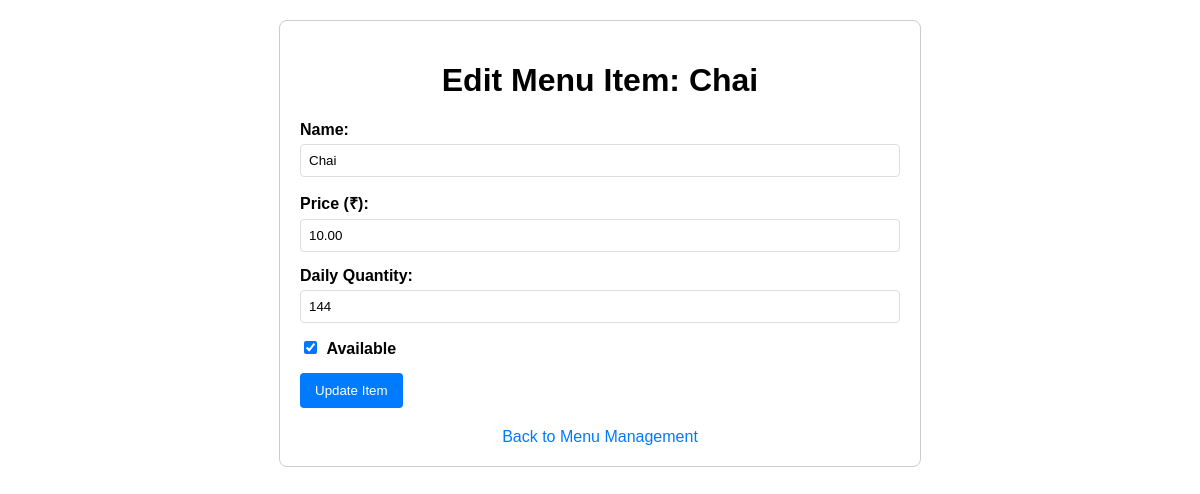
Page /admin/menu/edit/2 (signed in) on the committed database.
### tables this page shows
CREATE TABLE menu_items (
    id INTEGER PRIMARY KEY AUTOINCREMENT,
    name TEXT UNIQUE NOT NULL,
    price REAL NOT NULL,
    is_available INTEGER NOT NULL DEFAULT 1, -- 1 for true (available), 0 for false
    daily_quantity INTEGER NOT NULL DEFAULT 0 -- The available quantity for the day
);

### app.py (the view, shortened to what this page needs)
@app.route('/admin/menu/edit/<int:item_id>', methods=['GET', 'POST'])
def edit_menu_item(item_id):
    db = get_db()
    item = db.execute("SELECT * FROM menu_items WHERE id = ?", (item_id,)).fetchone()
    return render_template('admin_edit_menu.html', item=item)

### app.py (called while the page is built)
def get_db():
    db = getattr(g, '_database', None)
    if db is None:
        db = g._database = sqlite3.connect(DATABASE)
        db.row_factory = sqlite3.Row
    return db

@app.teardown_appcontext
def close_connection(exception):
    db = getattr(g, '_database', None)
    if db is not None:
        db.close()

@app.before_request
def admin_auth_check():
    if request.path.startswith('/admin') and request.endpoint not in ['admin_login_page', 'static']:
        if 'admin_logged_in' not in session:
            flash('Please log in to access the admin panel.', 'error')
            return redirect(url_for('admin_login_page'))

### templates/admin_edit_menu.html (shortened to what this page needs)
<!DOCTYPE html>
<html lang="en">
<head>
</head>
<body>
    <div class="container">
        <h1>Edit Menu Item: {{ item.name }}</h1>
        <form method="POST">
            <div>
                <label for="name">Name:</label>
                <input type="text" id="name" name="name" value="{{ item.name }}" required>
            </div>
            <div>
                <label for="price">Price (₹):</label>
                <input type="number" id="price" name="price" step="0.01" min="0.01" value="{{ '%.2f' | format(item.price) }}" required>
            </div>
            <div>
                <label for="daily_quantity">Daily Quantity:</label>
                <input type="number" id="daily_quantity" name="daily_quantity" min="0" value="{{ item.daily_quantity }}" required>
            </div>
            <div>
                <input type="checkbox" id="is_available" name="is_available" {% if item.is_available %}checked{% endif %}>
                <label for="is_available" style="display:inline;">Available</label>
            </div>
            <button type="submit">Update Item</button>
        </form>
        <a href="{{ url_for('admin_menu') }}" class="back-link">Back to Menu Management</a>
    </div>
</body>
</html>

### templates/admin_edit_menu.html (style rules this page uses)
body { font-family: Arial, sans-serif; margin: 20px; }
.container { max-width: 600px; margin: auto; padding: 20px; border: 1px solid #ccc; border-radius: 8px; }
h1 { text-align: center; }
form div { margin-bottom: 15px; }
label { display: block; margin-bottom: 5px; font-weight: bold; }
input[type="text"], input[type="number"] { width: 100%; padding: 8px; box-sizing: border-box; border: 1px solid #ddd; border-radius: 4px; }
input[type="checkbox"] { margin-right: 5px; }
button { padding: 10px 15px; background-color: #007bff; color: white; border: none; border-radius: 4px; cursor: pointer; }
.back-link { display: block; text-align: center; margin-top: 20px; text-decoration: none; color: #007bff; }

### rows in the picture
menu_items: name "Chai", price "10.00", daily_quantity "144", is_available "☑"
